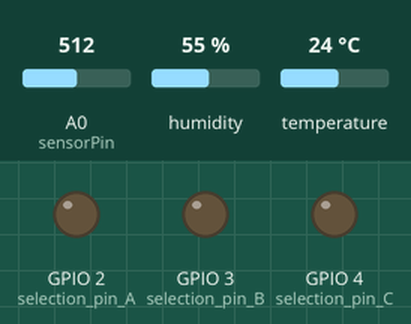
Bench run of a sketch on a simulated ESP8266 (NodeMCU). Parts: output pins drawn as LEDs (lit = HIGH). The inputs (shaded band) are chosen by the test bench; at power-on: A0 (sensorPin) = 512, humidity 55 %, temperature 24 °C. WiFi joins after 1.5 s; servers stay silent unless stated; uploads are accepted with an empty reply; storage starts empty; what the sketch prints to the serial monitor is not drawn.

Above: at 1.7 s.
At 33.7 s:
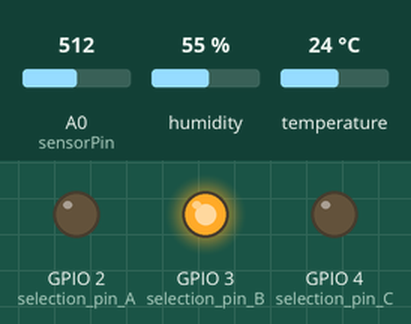
At 65.1 s:
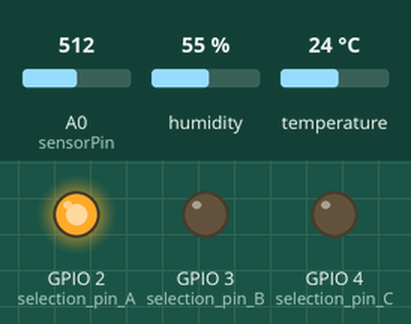
Timing chart, 0 to 83.2 s (numbered marks = the images above):
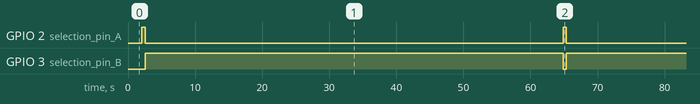

The sketch:

Battery_Charging_Management_Sys.ino
```cpp
#include <ESP8266WiFi.h>
#include <WiFiClient.h>
#include <DHT11.h>
#include <FS.h> // dosya sistemi kütüphanesi
#include <ArduinoJson.h> // JSON

#define selection_pin_A 2
#define selection_pin_B 3
#define selection_pin_C 4

// network ayarları
const char* ssid = "Kablonet Netmaster-ED18-G_EXT";
const char* password = "f7e47cd2";
const char* server = "192.168.0.102";
const int port = 8080;
const char* jsonFilePath = "/data.json"; // JSON dosyasına yazmak için gerekli path

// hava sıcaklığı ve nem için tanımlamalar
DHT11 dht11(0);
int temperature = -99;
int humidity = -99;

// solar panel ve batarya akımları için tanımlamalar
double bat_current=0.0;
double lipo_current=0.0;
int RawValue = 0;
int ACSoffset = 2500;
double Voltage=0.0;
int mVperAmp =185; // sensor datasheetinin önerdiği değer
// multiplexer içinde kanal seçimi için gerekli kısım
int selection=0;
const int sensorCount = 2; // Bağlı sensör sayısı
const int sensorPin = A0; // ADC pini


void setup() {
  Serial.begin(115200);
  pinMode(sensorPin, INPUT);

  pinMode(selection_pin_A, OUTPUT);
  pinMode(selection_pin_B, OUTPUT);
  pinMode(selection_pin_C, OUTPUT);

  delay(10);
  // Bağlantıyı başlat
  Serial.println();
  Serial.println();
  Serial.print("Connecting to ");
  Serial.println(ssid);
  WiFi.begin(ssid, password);
  if (!SPIFFS.begin()) {
    Serial.println("SPIFFS dosya sistemi başlatılamadı!");
    return;
  }
  while (WiFi.status() != WL_CONNECTED) {
    delay(500);
    Serial.print(".");
  }
  Serial.println("");
  Serial.println("WiFi bağlandı!");
  Serial.println("IP address: ");
  Serial.println(WiFi.localIP());
}

void loop() {

  int result = dht11.readTemperatureHumidity(temperature, humidity);
  for (int i = 0; i < sensorCount; ++i) {
    // İlgili sensörü seç
    selectSensor(i);
    if(i==1){
      bat_current = measurementOfCurrent();
    }
    else{
      lipo_current=measurementOfCurrent();
    }
    // Bir sonraki sensöre geçmeden önce kısa bir bekleme yapabilirsiniz
    delay(500);
  }

  writeFileToJSON(temperature, humidity,bat_current,lipo_current);


  sendPOSTRequest();// Sunucuya POST isteği gönderme

  delay(60000); // Her 1 dakikada bir tekrar et

}
void selectSensor(int sensorIndex) {
  switch (sensorIndex) {
    case 0:
      digitalWrite(selection_pin_A, HIGH);
      digitalWrite(selection_pin_B, LOW);
      digitalWrite(selection_pin_C, LOW);


      break;
    case 1:
      digitalWrite(selection_pin_A, LOW);
      digitalWrite(selection_pin_B, HIGH);
      digitalWrite(selection_pin_C, LOW);
      break;
    // Ek sensörler için gerekirse case'ler ekleyebilirsiniz
  }
}
double measurementOfCurrent(){
  RawValue = analogRead(A0);//MODUL ANALOG DEĞERI OKUNUYOR

  Voltage = (RawValue / 1024.0) * 3300; // VOLT HESABI YAPILIYOR

  double current = ((Voltage - ACSoffset) / mVperAmp); // AKIM HESAPLA

  return current;
}

void writeFileToJSON(int temperatureValue, int humidityValue,double lipo_current,double bat_current ) {
  // JSON nesnesi oluştur
  StaticJsonDocument<200> jsonDoc;
  jsonDoc["sensor"] = "DHT11";
  jsonDoc["temperature"] = temperatureValue;
  jsonDoc["humidity"] = humidityValue;
  jsonDoc["Battery Current"] = lipo_current;
  jsonDoc["Lipo Charge Current"] = bat_current;
  // JSON nesnesini dosyaya yaz
  File jsonFile = SPIFFS.open(jsonFilePath, "w");
  if (!jsonFile) {
    Serial.println("JSON dosyası açılamadı!");
    return;
  }

  serializeJson(jsonDoc, jsonFile);
  jsonFile.close();
}

void sendPOSTRequest() {
  // WiFi istemcisini oluştur
  WiFiClient client;
  if (!client.connect(server, port)) {
    Serial.println("Bağlantı hatası");
    return;
  }

  // JSON dosyasını oku
  File jsonFile = SPIFFS.open(jsonFilePath, "r");
  if (!jsonFile) {
    Serial.println("JSON dosyası açılamadı!");
    return;
  }

  String jsonPayload = jsonFile.readString();
  jsonFile.close();

  // POST isteği oluştur
  client.println("POST /your-endpoint HTTP/1.1");
  client.println("Host: " + String(server));
  client.println("Content-Type: application/json");
  client.print("Content-Length: ");
  client.println(jsonPayload.length());
  client.println();
  client.println(jsonPayload);

  // Yanıtı oku
  while (client.available()) {
    String line = client.readStringUntil('\r');
    Serial.print(line);
  }

  Serial.println();
  Serial.println("Bağlantı kapatılıyor");
  client.stop();
}
```

Measured:
- by itself, GPIO 2 (selection_pin_A): alternates HIGH for 0.50 s and LOW for 62.3 s
- by itself, GPIO 3 (selection_pin_B): alternates HIGH for 62.3 s and LOW for 0.50 s
